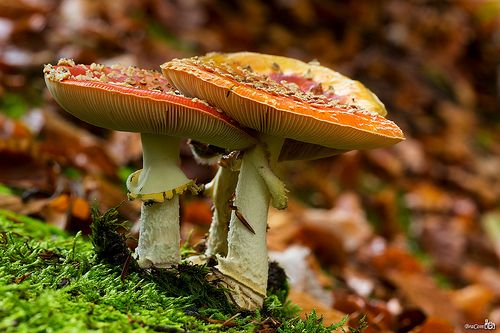
#> input picture Lesson_57/Fly_agaric.jpg, 500 x 333 px
$ jupyter execute _57_1_image_fly_agaric.ipynb
#> lines starting #> are read from the running program, lines starting #| are printed output that depends on the picture; pictures that were not available may be replaced by others from this repository, and a replacement may not be noted
**Завдання:**

Можна використовувати бібліотеку PIL або бібліотеку openCV

1. Створіть функцію для зчитування зображення з диску та його відображення на екрані.
2. Створіть функцію для збереження зображення на диск.
3. Створіть функцію для реалізації наступних піксельних операцій:

- зміна контрастності (задання коефіцієнту контрастності та яскравості);
- зміна яскравості (задання коефіцієнту яскравості);
- зміна насиченості (задання коефіцієнту насиченності);
- зміна розміру зображення (задання нової ширини та висоти);
- обрізання зображення (задання координат початку та кінця обрізання);
- поворот зображення на заданий кут (задання кута повороту в градусах).

[cell 1]
import cv2

[cell 2]
def show_image(file_path):
#> called with file_path = 'Fly_agaric.jpg'
    img = cv2.imread(file_path)
#> img is the input picture: shape (333, 500, 3); mean B, G, R 35.6, 80.3, 111.4
    cv2.imshow('image', img)
    cv2.waitKey(0)
    cv2.destroyAllWindows()

[cell 3]
show_image('Fly_agaric.jpg')

[cell 4]
def save_image(file_path, new_file_name):
    img = cv2.imread(file_path)
    new_file_path = new_file_name + '.jpg'
    cv2.imwrite(new_file_path, img)

[cell 5]
save_image('Fly_agaric.jpg', 'Fly_agaric_new_name')

[cell 6]
def modify_image(file_path,
                 contrast=1.0,
                 brightness=0,
                 saturation=1.0,
                 width=None,
                 height=None,
                 crop=None,
                 angle=None,
                 new_file_name=None
                 ):

#> called with file_path = 'Fly_Agaric_new_name.jpg', contrast = 0.9, brightness = 0.9, saturation = 0.9, width = 800, height = 550, crop = (50, 50, 630, 450), angle = 5
    img = cv2.imread(file_path)

    if contrast != 1.0 and brightness != 0:
        img = cv2.convertScaleAbs(img, alpha=contrast, beta=brightness)
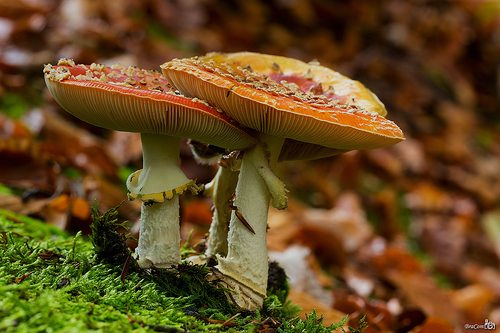
#> img: shape (333, 500, 3); mean B, G, R 33, 73.2, 101.1
    elif contrast != 1.0:
        img = cv2.convertScaleAbs(img, alpha=contrast, beta=0)
    elif brightness != 0:
        img = cv2.convertScaleAbs(img, alpha=1.0, beta=brightness)

    if saturation != 1.0:
        img_hsv = cv2.cvtColor(img, cv2.COLOR_BGR2HSV)
#> img_hsv: shape (333, 500, 3); mean H, S, V 19.5, 189.8, 104.4
        img_hsv[..., 1] = img_hsv[..., 1] * saturation
#> img_hsv: shape (333, 500, 3); mean H, S, V 19.5, 170.4, 104.4
        img = cv2.cvtColor(img_hsv, cv2.COLOR_HSV2BGR)

    if width is not None and height is not None:
        img = cv2.resize(img, (width, height))
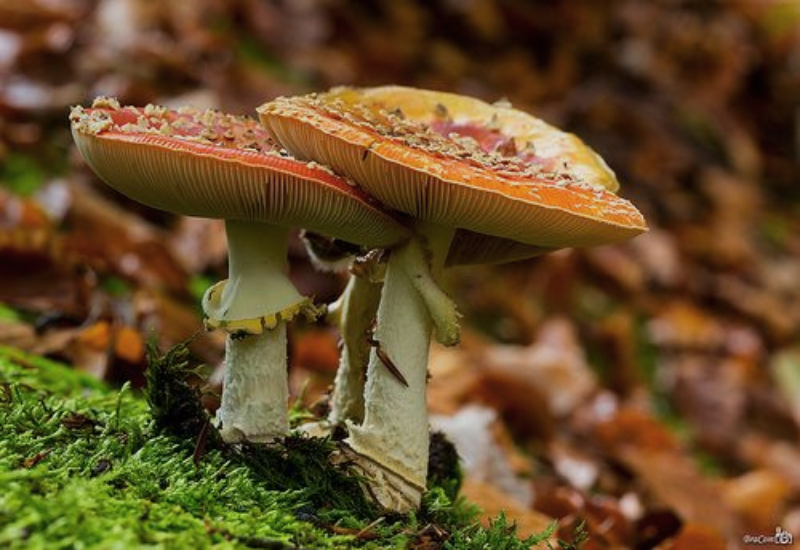
#> img: shape (550, 800, 3); mean B, G, R 39.7, 75.9, 101.2

    if angle is not None:
        (h, w) = img.shape[:2]
#> h = 550; w = 800
        center = (w/2, h/2)
#> center = (400, 275)
        M = cv2.getRotationMatrix2D(center, angle, 1.0)
        img = cv2.warpAffine(img, M, (w, h))
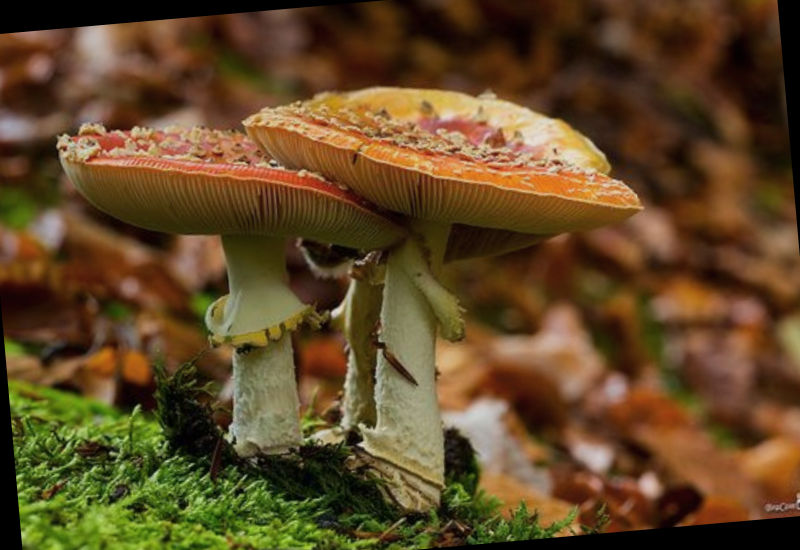
#> img: shape (550, 800, 3); mean B, G, R 38.1, 72.1, 96.9

    if crop is not None:
        x, y, w, h = crop
        img = img[y:y+h, x:x+w]
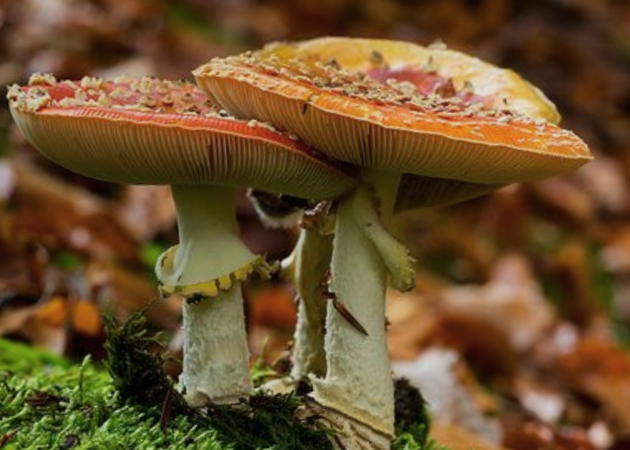
#> img: shape (450, 630, 3); mean B, G, R 44.8, 79.6, 107.1


    if new_file_name is not None:
        cv2.imwrite(new_file_name, img)

    cv2.imshow('Modified Image', img)

    cv2.waitKey(0)

    cv2.destroyAllWindows()
